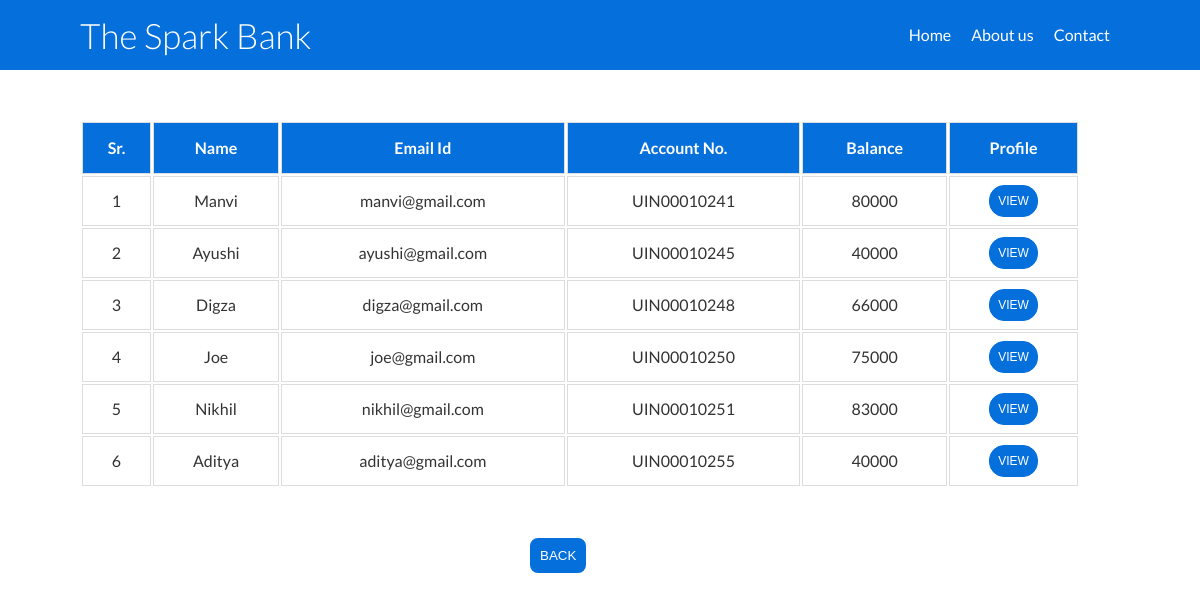
The page /customers.php on the database its author committed.
### tables this page shows
CREATE TABLE `data` (
  `id` int(5) NOT NULL,
  `name` varchar(50) NOT NULL,
  `email` varchar(50) NOT NULL,
  `accno` varchar(20) NOT NULL,
  `balance` int(10) NOT NULL
);

### customers.php (the view, shortened to what this page needs)
<!DOCTYPE html>
<html lang="en">
<head>
  <link rel="stylesheet" type="text/css" href="css/style.css">
  <link rel="stylesheet" type="text/css" href="css/table.css">
</head>
<body>
    <?php
        include_once 'navbar.php';
        include 'config.php';
        $sql="Select * FROM data;";
        $result=mysqli_query($conn,$sql);
    ?>
    <div class="tableBox">
        <div class="container">
            <table class="customers">
                <thead>
                    <tr>
                        <th>Sr.</th>
                        <th>Name</th>
                        <th>Email Id</th>
                        <th>Account No.</th>
                        <th>Balance</th>
                        <th>Profile</th>
                    </tr>
                </thead>
                <tbody>
                    <?php
                        while($rows= mysqli_fetch_assoc($result)){?>
                                <tr>
                                <td> <?php echo $rows['id'] ?> </td>
                                <td> <?php echo $rows['name'] ?> </td>
                                <td> <?php echo $rows['email'] ?> </td>
                                <td> <?php echo $rows['accno'] ?> </td>
                                <td> <?php echo $rows['balance'] ?> </td>
                                <td>
                                    <a href="userprofile.php?id= <?php echo $rows ['id'] ;?>">
                                    <button type="button" name="viewbtn" class="btnview" style="cursor: pointer;" >VIEW</button>
                                    </a>
                                </td>
                            </tr>
                    <?php } ?>
                </tbody>
            </table>
        <button class="backbtn" onclick="location.href='index.php';" style="cursor: pointer;" >BACK</button>
        </div>
    </div>
</body>

### navbar.php (shortened to what this page needs)
<!DOCTYPE html>
<head>
  <link rel="stylesheet" type="text/css" href="css/style.css">
</head>
<body>
 <div class="navbar">
        <div class="container flex">
            <h1 class="logo" onclick="location.href='index.php';" style="cursor: pointer;">The Spark Bank</h1>
            <nav>
                <ul>
                <li><a href="index.php">Home</a></li>
                <li><a href="#ABOUTUS">About us</a></li>
                <li><a href="#CONTACT">Contact</a></li>
                </ul>
            </nav>
        </div>
    </div>
</body>
</html>

### css/style.css (style rules this page uses)
* { box-sizing: border-box; padding: 0; margin: 0; }
body { font-family:'Lato',sans-serif; color: #333; line-height: 1.6; }
ul { list-style: none; }
a { text-decoration: none; color: #333; }
h1,h2 { font-weight: 300; line-height: 1.2; margin: 10px 0; }
.flex { display: flex; flex-direction: row; justify-content: center; align-items: center; height: 100%; }
.container { max-width: 1140px; margin: 0 auto; overflow: auto; padding: 0 50px; }
.navbar { background-color: #0570db; color: #fff; height: 70px; }
.navbar h1 { font-size: 35px; font-weight: 300; }
.navbar .flex { justify-content: space-between; }
.navbar ul { display: flex; }
.navbar a { color: #fff; padding: 10px; margin-left: 0 5px; }

### css/table.css (style rules this page uses)
body { font-family:'Lato',sans-serif; color: #333; font-size: 16px; }
.tableBox { width: 100%; height: auto; margin-top: 50px; }
table { width: 1000px; }
.customers td, .customers th { border: 1px solid #ddd; padding: 8px; text-align: center; }
.customers th { padding-top: 12px; padding-bottom: 12px; text-align: center; background-color: #0570db; color: white; }
.btnview , .btnview:active, .btnview:visited { text-decoration: none; background-color: #0570db; color: #fff; border-radius: 15px; border: 1px solid #0570db; padding: 8px; font-size: 12px; }
.backbtn { text-align:center; text-decoration: none; border-radius: 8px; padding: 8px; border: 2px solid #0570db; background-color: #0570db; color: #fff; margin: 50px 450px; }

### rows shown on the page
data: id "1", name "Manvi", email "manvi@gmail.com", accno "UIN00010241", balance "80000"
data: id "2", name "Ayushi", email "ayushi@gmail.com", accno "UIN00010245", balance "40000"
data: id "3", name "Digza", email "digza@gmail.com", accno "UIN00010248", balance "66000"
data: id "4", name "Joe", email "joe@gmail.com", accno "UIN00010250", balance "75000"
data: id "5", name "Nikhil", email "nikhil@gmail.com", accno "UIN00010251", balance "83000"
data: id "6", name "Aditya", email "aditya@gmail.com", accno "UIN00010255", balance "40000"
